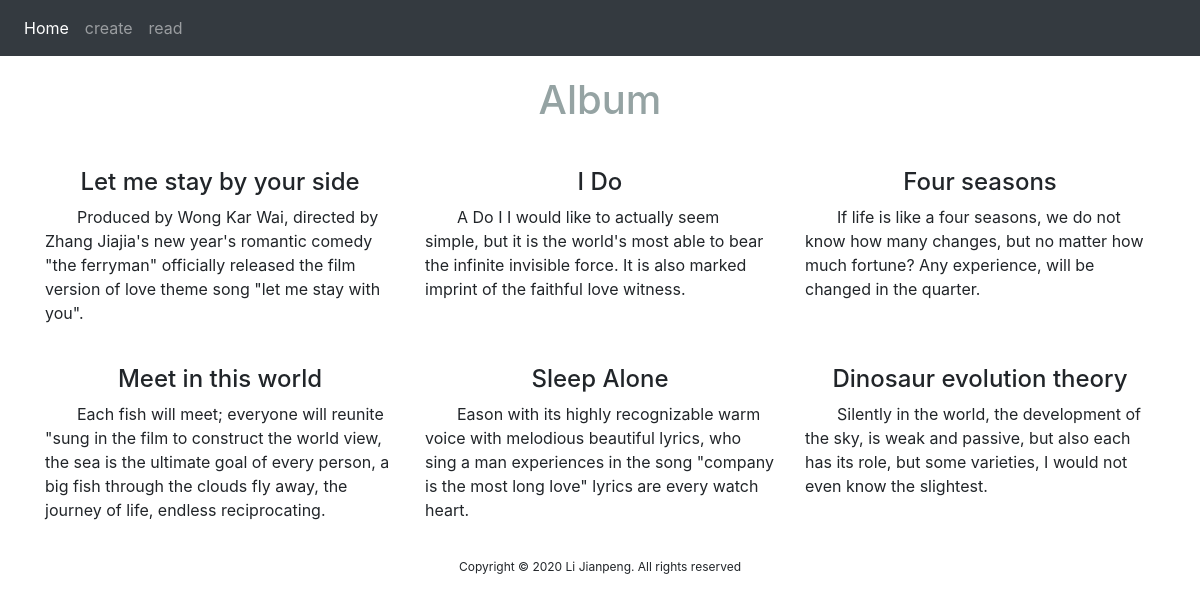
The page / on the database its author committed.
### tables this page shows
CREATE TABLE `album` (
  `albumid` int(100) NOT NULL,
  `albumname` varchar(100) NOT NULL,
  `time` date NOT NULL,
  `introduce` varchar(1000) NOT NULL,
  `photo` varchar(100) NOT NULL
);

### index.php (the view, shortened to what this page needs)
<!doctype html>
<html>
<head>
<link rel="stylesheet"  href="https://stackpath.bootstrapcdn.com/bootstrap/4.3.1/css/bootstrap.min.css">
<link href="css/main.css" rel="stylesheet" type="text/css">
</head>
<body>
<nav class="navbar navbar-expand-lg navbar-dark bg-dark">
  <div class="collapse navbar-collapse" id="navbarSupportedContent1">
    <ul class="navbar-nav mr-auto">
      <li class="nav-item active"> <a class="nav-link" href="index.php">Home <span class="sr-only">(current)</span></a> </li>
      <li class="nav-item"> <a class="nav-link" href="create.php">create</a> </li>
      <li class="nav-item"> <a class="nav-link" href="read.php">read</a> </li>
    </ul>
  </div>
</nav>
<?php
   $servername = "localhost";
   $username   = "root";
   $password   = "";
   $dbname     = "albumdb";
	$conn = new mysqli($servername, $username, $password, $dbname);
      $sql = "SELECT * FROM album";
      $result = mysqli_query($conn, $sql);
      if(mysqli_num_rows($result)>0){
		  echo "<div class='container'><h1>Album</h1><div class='row'>";
		$count = 0;
		  while($row = mysqli_fetch_assoc($result)){
			  $count = $count + 2;
			  echo "<div class='col-xs-12 col-sm-6 col-lg-4'>";
			  echo "<img src='".$row["photo"]."'alt=''><h3>".$row["albumname"]."</h3><p>".$row["introduce"]."</p>";
			  echo "</div>";
			  if($count == 12){
				  echo "</div><div class = 'row'>";
				  $count = 0;
			  }
           }
		  echo "</div>";
      }
?>
<footer>
	  <p>Copyright © 2020 Li Jianpeng. All rights reserved</p>
</footer>
</body>
</html>

### css/main.css (style rules this page uses)
.container h1 { text-align: center; color: #95A3A3; margin-bottom: 20px; margin-top: 20px; }
.row h3 { font-size: 24px; text-align: center; }
.row p { text-indent: 2em; }
footer p { text-align: center; margin-top: 20px; font-size: 12px; }

### rows shown on the page
album: albumname "Let me stay by your side", introduce "Produced by Wong Kar Wai, directed by Zhang Jiajia's new year's romantic comedy \"the ferryman\" officially released the film version of love theme song \"let me stay with you\"."
album: albumname "I Do", introduce "A Do I I would like to actually seem simple, but it is the world's most able to bear the infinite invisible force. It is also marked imprint of the faithful love witness."
album: albumname "Four seasons", introduce "If life is like a four seasons, we do not know how many changes, but no matter how much fortune? Any experience, will be changed in the quarter."
album: albumname "Meet in this world", introduce "Each fish will meet; everyone will reunite \"sung in the film to construct the world view, the sea is the ultimate goal of every person, a big fish through the clouds fly away, the journey of life, endless reciprocating."
album: albumname "Sleep Alone", introduce "Eason with its highly recognizable warm voice with melodious beautiful lyrics, who sing a man experiences in the song \"company is the most long love\" lyrics are every watch heart."
album: albumname "Dinosaur evolution theory", introduce "Silently in the world, the development of the sky, is weak and passive, but also each has its role, but some varieties, I would not even know the slightest."
